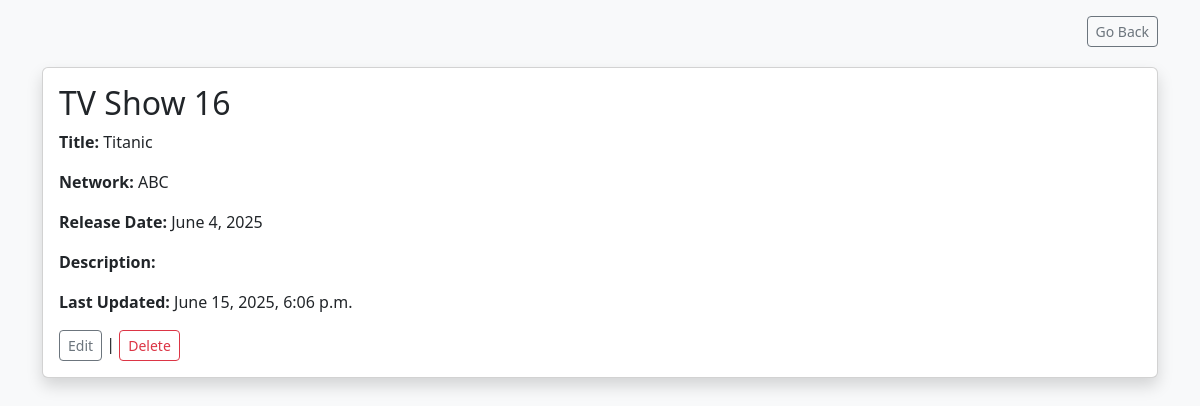
Screenshot of /shows/16 with the database file from the repository.
### shows_app/models.py (models this page shows)
class Show(models.Model):
    title = models.CharField(max_length=255)
    network = models.CharField(max_length=45)
    release_date = models.DateField()
    desc = models.TextField(null=True)
    created_at = models.DateTimeField(auto_now_add=True)
    updated_at = models.DateTimeField(auto_now=True)
    objects = ShowManager()

### shows_app/views.py (the view)
# urls.py: path('shows/<int:number>', views.show),
def show(request, number):
    show = Show.objects.get(id=number)
    context = {
        'show' : show
    }
    return render(request, "show.html", context)

### shows_app/templates/show.html (shortened to what this page needs)
<!DOCTYPE html>
<html lang="en">
<head>
    <link href="https://cdn.jsdelivr.net/npm/bootstrap@5.3.0/dist/css/bootstrap.min.css" rel="stylesheet"/>
</head>
<body class="bg-light">
    <div class="container py-3">
        <div class="d-flex justify-content-end">
            <a href="/shows" class="btn btn-outline-secondary btn-sm">Go Back</a>
        </div>
    </div>
    <div class="container py-1">
        <div class="card shadow mb-4">
            <div class="card-body">
                <h2 class="card-title">TV Show {{ show.id }}</h2>
                <p class="card-text"><strong>Title:</strong> {{ show.title }}</p>
                <p class="card-text"><strong>Network:</strong> {{ show.network }}</p>
                <p class="card-text"><strong>Release Date:</strong> {{ show.release_date }}</p>
                <p class="card-text"><strong>Description:</strong> {{ show.desc }}</p>
                <p class="card-text"><strong>Last Updated:</strong> {{ show.updated_at }}</p>
                <div>
                    <a href="/shows/{{ show.id }}/edit" class="btn btn-outline-secondary btn-sm">Edit</a> |
                    <form action="/shows/{{ show.id }}/delete" method="POST" style="display:inline;">
                        <button type="submit" class="btn btn-outline-danger btn-sm" onclick="return confirm('Are you sure you want to delete this show?');">Delete</button>
                    </form>
                </div>
            </div>
        </div>
    </div>
</body>
</html>

### rows the page displays
Show: id "16", title "Titanic", network "ABC", release_date "June 4, 2025", updated_at "June 15, 2025, 6:06 p.m."
